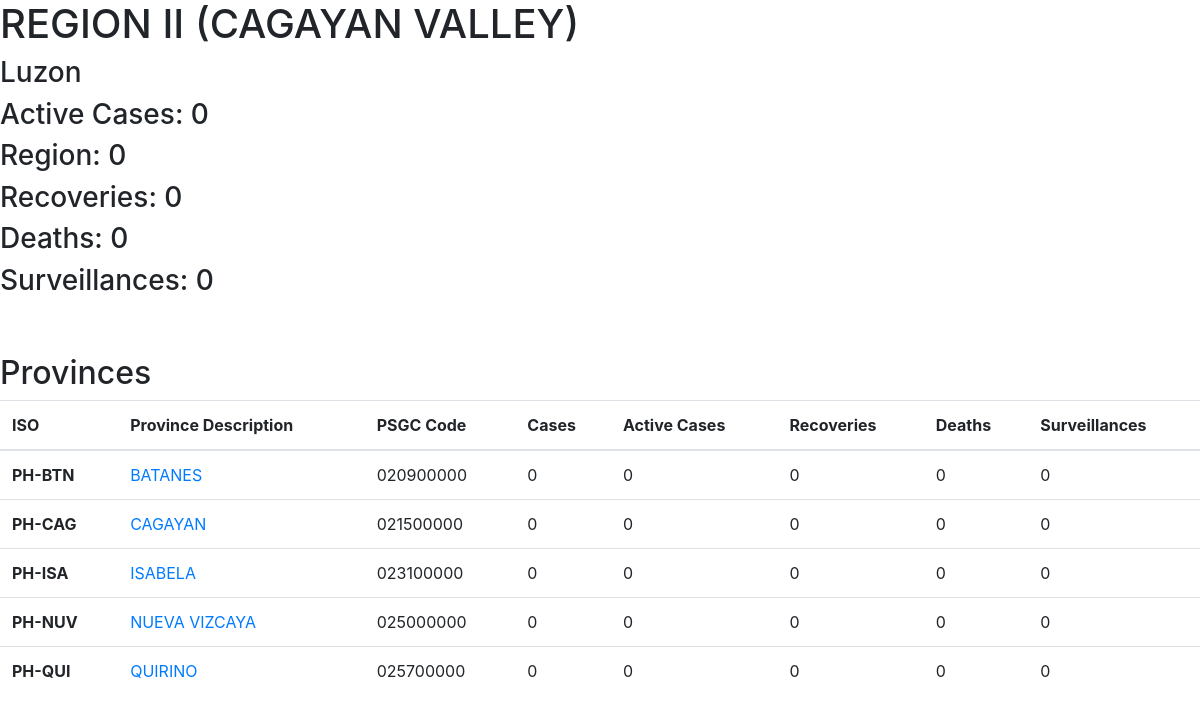
/region.php?code=02, run on the app's committed database.
### tables this page shows
CREATE TABLE `tbl_region` (
  `id` int(2) NOT NULL AUTO_INCREMENT,
  `psgc_code` varchar(9) NOT NULL,
  `reg_desc` varchar(100) NOT NULL,
  `reg_code` varchar(2) NOT NULL,
  `island_group` varchar(8) NOT NULL,
  `num_cases`  int unsigned DEFAULT 0,
  `num_active` int unsigned DEFAULT 0,
  `num_recoveries` int unsigned DEFAULT 0,
  `num_deaths` int unsigned DEFAULT 0,
  `num_surveillances` int unsigned DEFAULT 0,
  PRIMARY KEY (`id`)
);

CREATE TABLE `tbl_province` (
  `id` int(2) NOT NULL AUTO_INCREMENT,
  `psgc_code` varchar(9) NOT NULL,
  `prov_desc` varchar(40) NOT NULL,
  `reg_code` varchar(2) NOT NULL,
  `prov_code` varchar(4) NOT NULL,
  `iso` varchar(6) NOT NULL,
  `num_cases`  int unsigned DEFAULT 0,
  `num_active` int unsigned DEFAULT 0,
  `num_recoveries` int unsigned DEFAULT 0,
  `num_deaths` int unsigned DEFAULT 0,
  `num_surveillances` int unsigned DEFAULT 0,
  PRIMARY KEY (`id`)
);

### includes/functions.inc.php (called while the page is built, shortened)
<?php
function getRegion($conn, $reg_code) {
    $sql = "SELECT * FROM tbl_region WHERE reg_code = ?;";
    $stmt = mysqli_stmt_init($conn);
    if(!mysqli_stmt_prepare($stmt, $sql)) {
        return null;
    }
    mysqli_stmt_bind_param($stmt, "s", $reg_code);
    mysqli_stmt_execute($stmt);
    $resultsData = mysqli_stmt_get_result($stmt);
    if(!$resultsData) {
        return null;
    } else {
        return $resultsData;
    }
}
function getProvinces($conn, $reg_code) {
    $sql = "SELECT * FROM tbl_province WHERE reg_code = ?;";
    $stmt = mysqli_stmt_init($conn);
    if(!mysqli_stmt_prepare($stmt, $sql)) {
        return null;
    }
    mysqli_stmt_bind_param($stmt, "s", $reg_code);
    mysqli_stmt_execute($stmt);
    $resultsData = mysqli_stmt_get_result($stmt);
    if(!$resultsData) {
        return null;
    }else {
        return $resultsData;
    }
}

### region.php (the view, shortened to what this page needs)
<?php
    include_once 'header.php';
?>
<?php
    include_once 'includes/dbh.inc.php';
    include 'includes/functions.inc.php';
    $reg_code = $_GET['code'];
    $regionRes = getRegion($conn, $reg_code);
    $region = mysqli_fetch_array($regionRes);
    $provinces = getProvinces($conn, $reg_code);
?>
<section>
<h1><?php echo $region['reg_desc']; ?></h1>
<h3><?php echo $region['island_group']; ?></h3>
<h3>Active Cases: <?php echo $region['num_cases']; ?></h3>
<h3>Region: <?php echo $region['num_active']; ?></h3>
<h3>Recoveries: <?php echo $region['num_recoveries']; ?></h3>
<h3>Deaths: <?php echo $region['num_deaths']; ?></h3>
<h3>Surveillances: <?php echo $region['num_surveillances'] ?></h3>
</section>
<br><br>
<h2>Provinces</h2>
<table class="table table-hover">
    <thead>
        <tr>
            <th>ISO</th>
            <th>Province Description</th>
            <th>PSGC Code</th>
            <th>Cases</th>
            <th>Active Cases</th>
            <th>Recoveries</th>
            <th>Deaths</th>
            <th>Surveillances</th>
        </tr>
    </thead>
    <tbody>
        <?php
            while($row = mysqli_fetch_array($provinces)) {
        ?>
        <tr>
            <th><?php echo $row['iso']; ?></th>
            <td>
            <a href="province.php?code=<?php echo $row['prov_code']; ?>"><?php echo $row['prov_desc']; ?></a>
            </td>
            <td><?php echo $row['psgc_code']; ?></td>
            <td><?php echo $row['num_cases']; ?></td>
            <td><?php echo $row['num_active']; ?></td>
            <td><?php echo $row['num_recoveries']; ?></td>
            <td><?php echo $row['num_deaths']; ?></td>
            <td><?php echo $row['num_surveillances']; ?></td>
        </tr>
        <?php
            }
        ?>
    </tbody>
</table>
<?php
    include_once 'footer.php';
?>

### data on the page
tbl_region: reg_desc "REGION II (CAGAYAN VALLEY)", island_group "Luzon", num_cases "0", num_active "0", num_recoveries "0", num_deaths "0", num_surveillances "0"
tbl_province: iso "PH-BTN", prov_desc "BATANES", psgc_code "020900000", num_cases "0", num_active "0", num_recoveries "0", num_deaths "0", num_surveillances "0"
tbl_province: iso "PH-CAG", prov_desc "CAGAYAN", psgc_code "021500000", num_cases "0", num_active "0", num_recoveries "0", num_deaths "0", num_surveillances "0"
tbl_province: iso "PH-ISA", prov_desc "ISABELA", psgc_code "023100000", num_cases "0", num_active "0", num_recoveries "0", num_deaths "0", num_surveillances "0"
tbl_province: iso "PH-NUV", prov_desc "NUEVA VIZCAYA", psgc_code "025000000", num_cases "0", num_active "0", num_recoveries "0", num_deaths "0", num_surveillances "0"
tbl_province: iso "PH-QUI", prov_desc "QUIRINO", psgc_code "025700000", num_cases "0", num_active "0", num_recoveries "0", num_deaths "0", num_surveillances "0"
